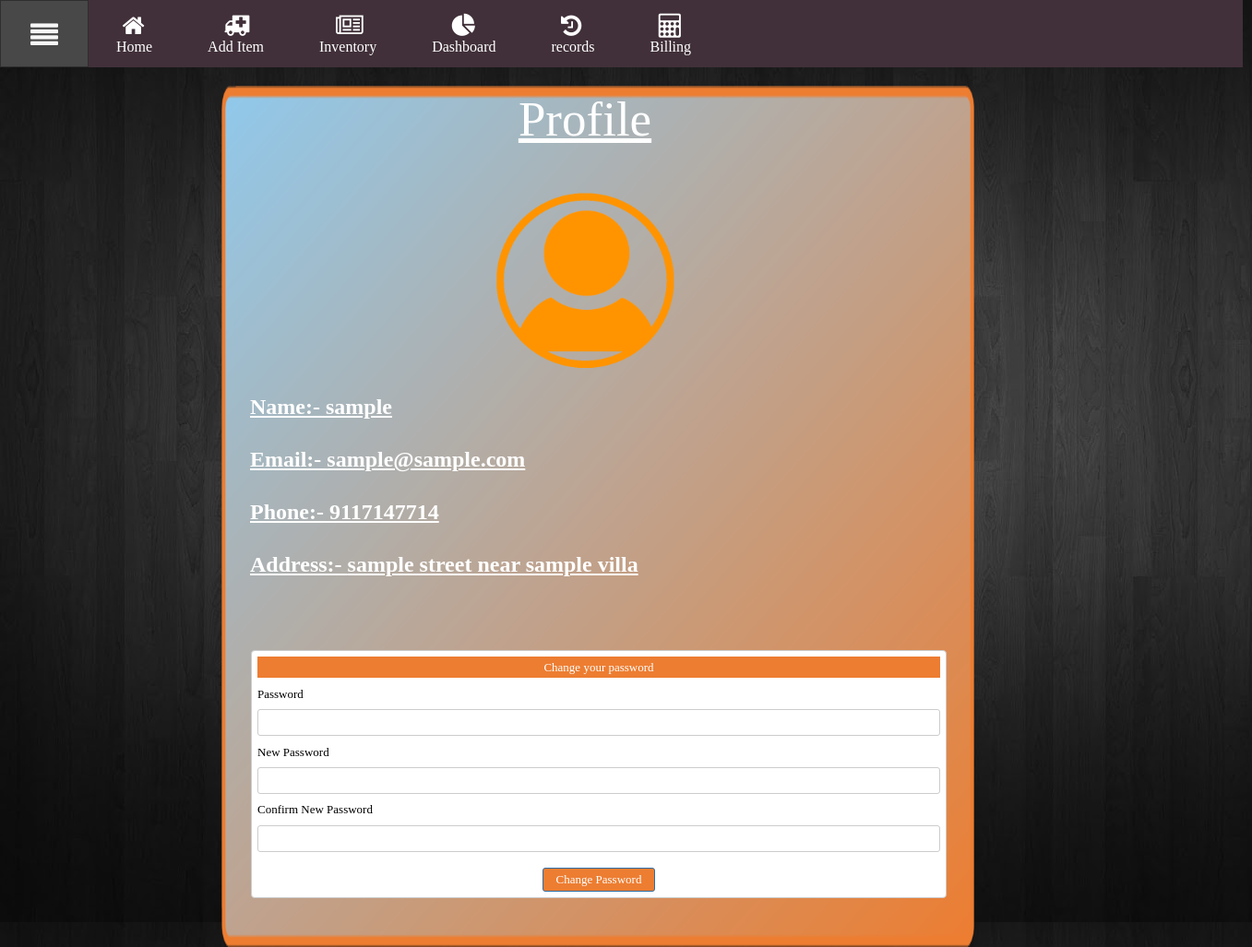
The app's page /profile (signed in), older data.
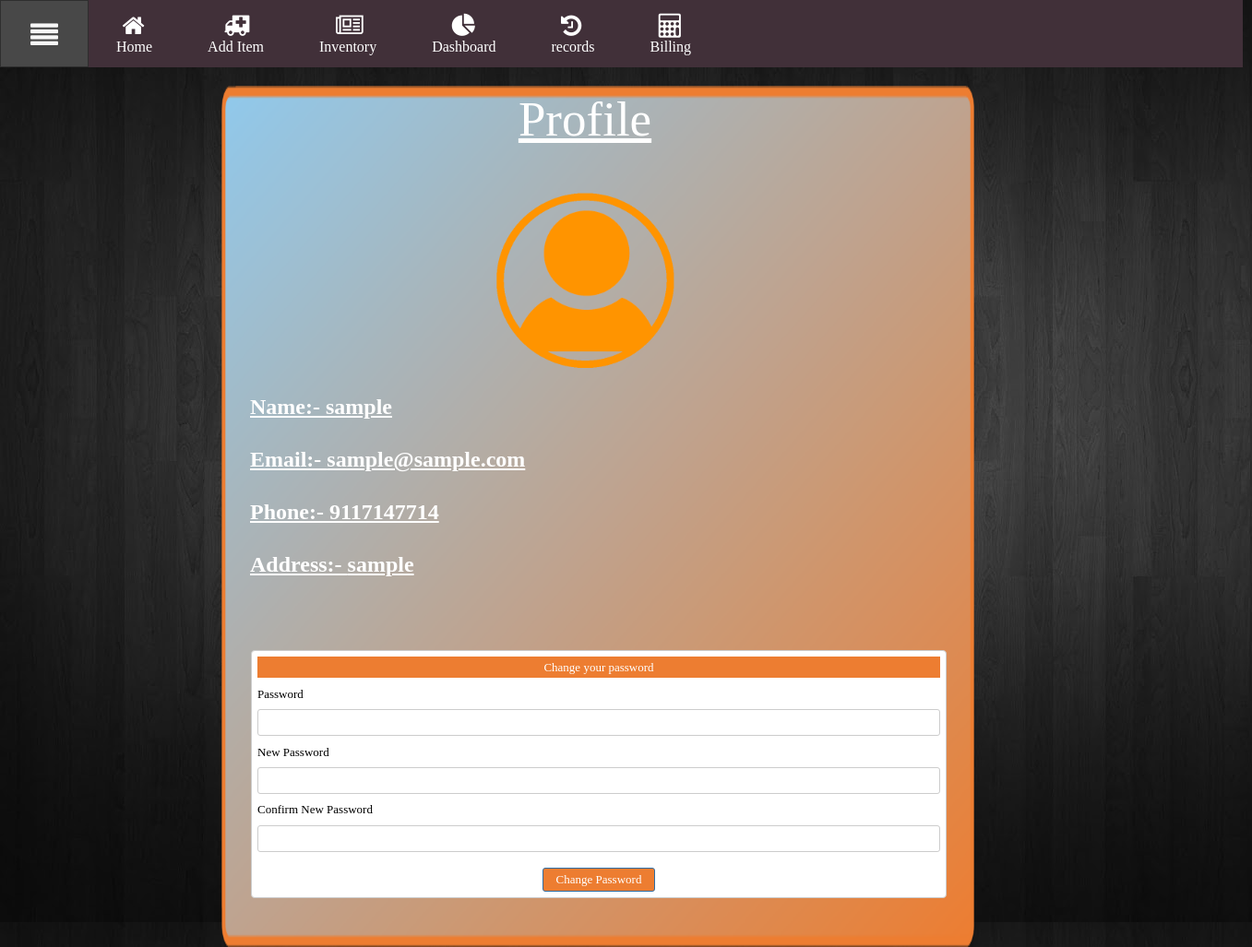
The same page, newer data.
### app.py (models this page shows)
class Pharmacists(UserMixin, db.Model):
	id = db.Column(db.Integer, primary_key=True)
	name = db.Column(db.String(100))
	email = db.Column(db.String(100))
	pwd = db.Column(db.String(100))
	address = db.Column(db.String(200))
	phone_number = db.Column(db.String(12))
	inventory = db.relationship('Inventory', backref='owner')
	sales = db.relationship('Sales', backref='salesman')
	pharmacist_b_s = db.relationship('Pharmacist_B_S', backref='salesman')

### app.py (the view)
@app.route("/profile")
@login_required
def profile():
	cur_pharmacist = Pharmacists.query.filter_by(id = session['id']).first()
	return render_template("profile.html", name = cur_pharmacist.name, email = cur_pharmacist.email, address = cur_pharmacist.address, phone = cur_pharmacist.phone_number)

### app.py (called while the page is built)
@login_manager.user_loader
def load_user(user_id):
    return Pharmacists.query.get(int(user_id))

### templates/profile.html (shortened to what this page needs)
{% extends "layout.html" %}
{% block body %}
<!doctype html>
<html>
<head>
<link href="{{url_for('static',filename='assets/bootstrap/css/Untitled3.css')}}" rel="stylesheet">
<link href="{{url_for('static',filename='assets/bootstrap/css/index.css')}}" rel="stylesheet">
</head>
<body>
<div id="wb_Shape1" style="position:absolute;left:240px;top:93px;width:816px;height:934px;z-index:0;">
<img src="{{url_for('static',filename='assets/images/img0001.png')}}" id="Shape1" alt="" style="width:816px;height:934px;"></div>
<picture id="wb_Picture1" style="position:absolute;left:524px;top:200px;width:221px;height:205px;z-index:2">
<img src="{{url_for('static',filename='assets/images/avatar.png')}}" id="Picture1" alt="">
</picture>
<div id="wb_Text1" style="position:absolute;left:271px;top:427px;width:727px;height:261px;z-index:3;">
<span style="color:#FFFFFF;font-family:'Comic Sans MS';font-size:24px;"><strong><u>Name:- {{name}}<br><br>Email:- {{email}}<br><br>Phone:- {{phone}}<br><br>Address:- {{address}}</u></strong></span><span style="color:#000000;font-family:Arial;font-size:13px;"><br></span></div>
<div id="wb_Text2" style="position:absolute;left:465px;top:98px;width:338px;height:74px;text-align:center;z-index:4;">
<span style="color:#FFFFFF;font-family:'Comic Sans MS';font-size:53px;"><u>Profile</u></span></div>
<div id="wb_ChangePassword1" style="position:absolute;left:272px;top:705px;width:754px;height:269px;z-index:5;">
<form name="changepasswordform" method="post" accept-charset="UTF-8" action="/change_pwd" id="changepasswordform">
<table id="ChangePassword1">
<tr>
   <td class="header">Change your password</td>
</tr>
<tr>
   <td ><label for="password">Password</label></td>
</tr>
<tr>
   <td class="row"><input class="input" name="password" type="password" id="password" required></td>
</tr>
<tr>
   <td><label for="newpassword">New Password</label></td>
</tr>
<tr>
   <td class="row"><input class="input" name="newpassword" type="password" id="newpassword" required></td>
</tr>
<tr>
   <td><label for="confirmpassword">Confirm New Password</label></td>
</tr>
<tr>
   <td class="row"><input class="input" name="confirmpassword" type="password" id="confirmpassword" required></td>
</tr>
<tr>
   <td style="text-align:center;vertical-align:bottom"><input class="button" type="submit" name="changepassword" value="Change Password" id="changepassword"></td>
</tr>
</table>
</form>
</div>
</body>
</html>
{% endblock %}

Row changes from the older to the newer data that the page shows:
changed Pharmacists "sample": address "sample street near sample villa" → "sample"
